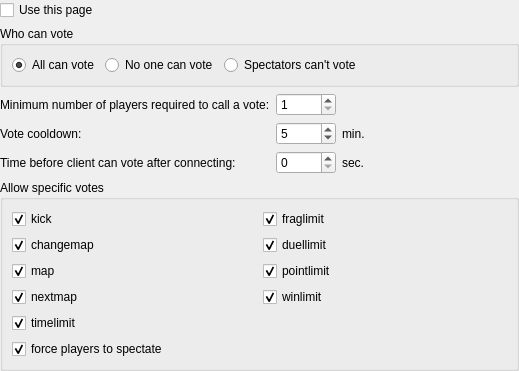
<?xml version="1.0" encoding="UTF-8"?>
<ui version="4.0">
 <class>VotingSetupWidget</class>
 <widget class="QWidget" name="VotingSetupWidget">
  <property name="geometry">
   <rect>
    <x>0</x>
    <y>0</y>
    <width>519</width>
    <height>346</height>
   </rect>
  </property>
  <property name="windowTitle">
   <string>Form</string>
  </property>
  <layout class="QVBoxLayout" name="verticalLayout">
   <property name="leftMargin">
    <number>0</number>
   </property>
   <property name="topMargin">
    <number>0</number>
   </property>
   <property name="rightMargin">
    <number>0</number>
   </property>
   <property name="bottomMargin">
    <number>0</number>
   </property>
   <item>
    <widget class="QCheckBox" name="cbUseThisPage">
     <property name="text">
      <string>Use this page</string>
     </property>
    </widget>
   </item>
   <item>
    <widget class="QWidget" name="mainPanel" native="true">
     <layout class="QVBoxLayout" name="verticalLayout_2">
      <property name="leftMargin">
       <number>0</number>
      </property>
      <property name="topMargin">
       <number>0</number>
      </property>
      <property name="rightMargin">
       <number>0</number>
      </property>
      <property name="bottomMargin">
       <number>0</number>
      </property>
      <item>
       <widget class="QGroupBox" name="groupBox_6">
        <property name="title">
         <string>Who can vote</string>
        </property>
        <layout class="QHBoxLayout" name="horizontalLayout_7">
         <item>
          <widget class="QRadioButton" name="rbAllCanVote">
           <property name="text">
            <string>All can vote</string>
           </property>
           <property name="checked">
            <bool>true</bool>
           </property>
          </widget>
         </item>
         <item>
          <widget class="QRadioButton" name="rbNoOneCanVote">
           <property name="text">
            <string>No one can vote</string>
           </property>
          </widget>
         </item>
         <item>
          <widget class="QRadioButton" name="rbSpectatorsCantVote">
           <property name="text">
            <string>Spectators can't vote</string>
           </property>
          </widget>
         </item>
         <item>
          <spacer name="horizontalSpacer">
           <property name="orientation">
            <enum>Qt::Horizontal</enum>
           </property>
           <property name="sizeHint" stdset="0">
            <size>
             <width>40</width>
             <height>20</height>
            </size>
           </property>
          </spacer>
         </item>
        </layout>
       </widget>
      </item>
      <item>
       <layout class="QFormLayout" name="formLayout_5">
        <item row="0" column="0">
         <widget class="QLabel" name="label_15">
          <property name="text">
           <string>Minimum number of players required to call a vote:</string>
          </property>
         </widget>
        </item>
        <item row="0" column="1">
         <widget class="QSpinBox" name="spinMinimumNumberOfPlayersRequiredToCallAVote">
          <property name="sizePolicy">
           <sizepolicy hsizetype="Maximum" vsizetype="Fixed">
            <horstretch>0</horstretch>
            <verstretch>0</verstretch>
           </sizepolicy>
          </property>
          <property name="minimumSize">
           <size>
            <width>60</width>
            <height>0</height>
           </size>
          </property>
          <property name="minimum">
           <number>1</number>
          </property>
         </widget>
        </item>
        <item row="1" column="0">
         <widget class="QLabel" name="labelVoteCooldown">
          <property name="text">
           <string>Vote cooldown:</string>
          </property>
         </widget>
        </item>
        <item row="1" column="1">
         <layout class="QHBoxLayout" name="horizontalLayout_2">
          <item>
           <widget class="QSpinBox" name="spinVoteCooldown">
            <property name="sizePolicy">
             <sizepolicy hsizetype="Maximum" vsizetype="Fixed">
              <horstretch>0</horstretch>
              <verstretch>0</verstretch>
             </sizepolicy>
            </property>
            <property name="minimumSize">
             <size>
              <width>60</width>
              <height>0</height>
             </size>
            </property>
            <property name="toolTip">
             <string>&lt;p&gt;Cooldown for the same type of vote is the double of this value. Setting this to 0 disables it.&lt;/p&gt;</string>
            </property>
            <property name="correctionMode">
             <enum>QAbstractSpinBox::CorrectToNearestValue</enum>
            </property>
            <property name="maximum">
             <number>9999</number>
            </property>
            <property name="value">
             <number>5</number>
            </property>
           </widget>
          </item>
          <item>
           <widget class="QLabel" name="labelVoteCooldownHint">
            <property name="text">
             <string>min.</string>
            </property>
           </widget>
          </item>
         </layout>
        </item>
        <item row="2" column="0">
         <widget class="QLabel" name="labelVoteConnectWait">
          <property name="text">
           <string>Time before client can vote after connecting:</string>
          </property>
         </widget>
        </item>
        <item row="2" column="1">
         <layout class="QHBoxLayout" name="horizontalLayout">
          <item>
           <widget class="QSpinBox" name="spinVoteConnectWait">
            <property name="sizePolicy">
             <sizepolicy hsizetype="Maximum" vsizetype="Fixed">
              <horstretch>0</horstretch>
              <verstretch>0</verstretch>
             </sizepolicy>
            </property>
            <property name="minimumSize">
             <size>
              <width>60</width>
              <height>0</height>
             </size>
            </property>
            <property name="correctionMode">
             <enum>QAbstractSpinBox::CorrectToNearestValue</enum>
            </property>
            <property name="maximum">
             <number>9999</number>
            </property>
            <property name="value">
             <number>0</number>
            </property>
           </widget>
          </item>
          <item>
           <widget class="QLabel" name="labelVoteConnectWaitHint">
            <property name="text">
             <string>sec.</string>
            </property>
           </widget>
          </item>
         </layout>
        </item>
       </layout>
      </item>
      <item>
       <widget class="QGroupBox" name="groupBox_16">
        <property name="title">
         <string>Allow specific votes</string>
        </property>
        <layout class="QGridLayout" name="gridLayout_7">
         <item row="0" column="0">
          <widget class="QCheckBox" name="cbKickVote">
           <property name="text">
            <string>kick</string>
           </property>
           <property name="checked">
            <bool>true</bool>
           </property>
          </widget>
         </item>
         <item row="1" column="0">
          <widget class="QCheckBox" name="cbChangeMapVote">
           <property name="text">
            <string>changemap</string>
           </property>
           <property name="checked">
            <bool>true</bool>
           </property>
          </widget>
         </item>
         <item row="2" column="0">
          <widget class="QCheckBox" name="cbMapVote">
           <property name="text">
            <string>map</string>
           </property>
           <property name="checked">
            <bool>true</bool>
           </property>
          </widget>
         </item>
         <item row="3" column="0">
          <widget class="QCheckBox" name="cbNextMapVote">
           <property name="text">
            <string>nextmap</string>
           </property>
           <property name="checked">
            <bool>true</bool>
           </property>
          </widget>
         </item>
         <item row="4" column="0">
          <widget class="QCheckBox" name="cbTimeLimitVote">
           <property name="text">
            <string>timelimit</string>
           </property>
           <property name="checked">
            <bool>true</bool>
           </property>
          </widget>
         </item>
         <item row="5" column="0">
          <widget class="QCheckBox" name="cbForceSpectatorVote">
           <property name="text">
            <string>force players to spectate</string>
           </property>
           <property name="checked">
            <bool>true</bool>
           </property>
          </widget>
         </item>
         <item row="0" column="1">
          <widget class="QCheckBox" name="cbFragLimitVote">
           <property name="text">
            <string>fraglimit</string>
           </property>
           <property name="checked">
            <bool>true</bool>
           </property>
          </widget>
         </item>
         <item row="1" column="1">
          <widget class="QCheckBox" name="cbDuelLimitVote">
           <property name="text">
            <string>duellimit</string>
           </property>
           <property name="checked">
            <bool>true</bool>
           </property>
          </widget>
         </item>
         <item row="2" column="1">
          <widget class="QCheckBox" name="cbPointLimitVote">
           <property name="text">
            <string>pointlimit</string>
           </property>
           <property name="checked">
            <bool>true</bool>
           </property>
          </widget>
         </item>
         <item row="3" column="1">
          <widget class="QCheckBox" name="cbWinLimitVote">
           <property name="text">
            <string>winlimit</string>
           </property>
           <property name="checked">
            <bool>true</bool>
           </property>
          </widget>
         </item>
        </layout>
       </widget>
      </item>
     </layout>
    </widget>
   </item>
   <item>
    <spacer name="verticalSpacer_9">
     <property name="orientation">
      <enum>Qt::Vertical</enum>
     </property>
     <property name="sizeHint" stdset="0">
      <size>
       <width>20</width>
       <height>59</height>
      </size>
     </property>
    </spacer>
   </item>
  </layout>
 </widget>
 <tabstops>
  <tabstop>rbAllCanVote</tabstop>
  <tabstop>rbNoOneCanVote</tabstop>
  <tabstop>rbSpectatorsCantVote</tabstop>
  <tabstop>spinMinimumNumberOfPlayersRequiredToCallAVote</tabstop>
  <tabstop>spinVoteCooldown</tabstop>
  <tabstop>spinVoteConnectWait</tabstop>
  <tabstop>cbKickVote</tabstop>
  <tabstop>cbFragLimitVote</tabstop>
  <tabstop>cbChangeMapVote</tabstop>
  <tabstop>cbDuelLimitVote</tabstop>
  <tabstop>cbMapVote</tabstop>
  <tabstop>cbPointLimitVote</tabstop>
  <tabstop>cbNextMapVote</tabstop>
  <tabstop>cbWinLimitVote</tabstop>
  <tabstop>cbTimeLimitVote</tabstop>
  <tabstop>cbForceSpectatorVote</tabstop>
  <tabstop>cbUseThisPage</tabstop>
 </tabstops>
 <resources/>
 <connections>
  <connection>
   <sender>cbUseThisPage</sender>
   <signal>toggled(bool)</signal>
   <receiver>mainPanel</receiver>
   <slot>setEnabled(bool)</slot>
   <hints>
    <hint type="sourcelabel">
     <x>80</x>
     <y>2</y>
    </hint>
    <hint type="destinationlabel">
     <x>470</x>
     <y>79</y>
    </hint>
   </hints>
  </connection>
 </connections>
</ui>
